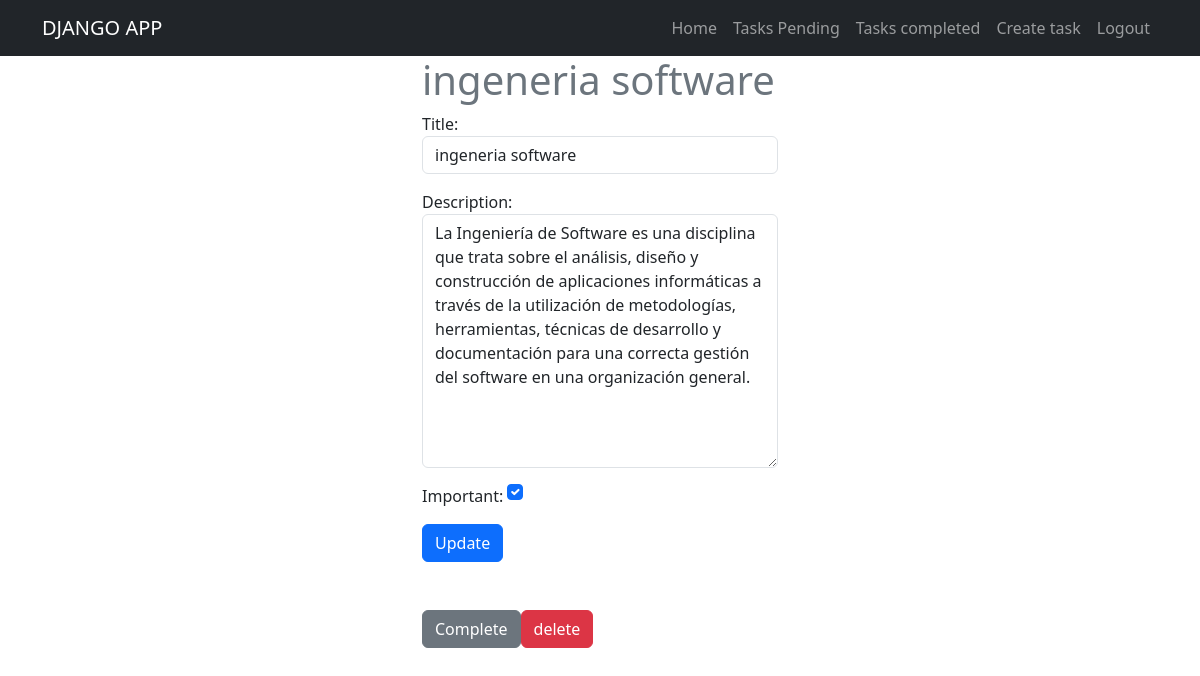
Page /tasks/8/ (signed in) on the committed database.
### tasks/models.py (models this page shows, shortened)
class Task(models.Model):
    title = models.CharField(max_length=150)
    description = models.TextField(blank=True)
    created = models.DateTimeField(auto_now_add=True)
    datecompleted = models.DateTimeField(null=True, blank=True)
    important = models.BooleanField(default=False)
    user = models.ForeignKey(User, on_delete=models.CASCADE)

### tasks/views.py (the view, shortened to what this page needs)
# urls.py: path('tasks/<int:task_id>/',views.task_detail, name='task_detail' ),
@login_required
def task_detail(request, task_id):
    if request.method == 'GET':
        task = get_object_or_404(Task, pk=task_id, user=request.user)
        form = TaskForm(instance=task)
        return render(request, 'task_detail.html', {'task': task, 'form': form })

### tasks/forms.py
class TaskForm(forms.ModelForm):
    class Meta:
        model = Task
        fields =['title', 'description', 'important' ]
        widgets =  {
            'title': forms.TextInput(attrs={'class': 'form-control', 'placeholder':'Write a title'}),
            'description': forms.Textarea(attrs={'class': 'form-control','placeholder':'Write a description'}),
            'important': forms.CheckboxInput(attrs={'class': 'form-check-input m-auto'}),
        }

### tasks/templates/task_detail.html (shortened to what this page needs)
{% extends 'base.html' %}
{% block content %}
   <main class="container">
    <div class="row">
        <div class="col-md-4 offset-md-4">
            <h1 class="text-secondary">{{task.title}}</h1>
            <form method="POST">
                {{form.as_p}}
                <button class=" btn btn-primary">
                    Update
                </button>
            </form>
            <div class="mt-5 d-flex">
                <form action="{% url 'complete_task' task.id %}" method="POST">
                    <button class=" btn btn-secondary">
                        Complete
                    </button>
                </form>
                <form action="{% url 'delete_task' task.id %}" method="POST">
                     <button class=" btn btn-danger">
                         delete
                     </button>
                 </form>
            </div>
        </div>
    </div>
   </main>
{% endblock %}

### rows in the picture
Task: title "ingeneria software", description "La Ingeniería de Software es una disciplina que trata sobre el análisis, diseño y construcción de aplicaciones informáticas a través de la utilización de metodologías, herramientas, técnicas de desarrollo y documentación para una correcta gestión del software en una organización general.", important "☑"
